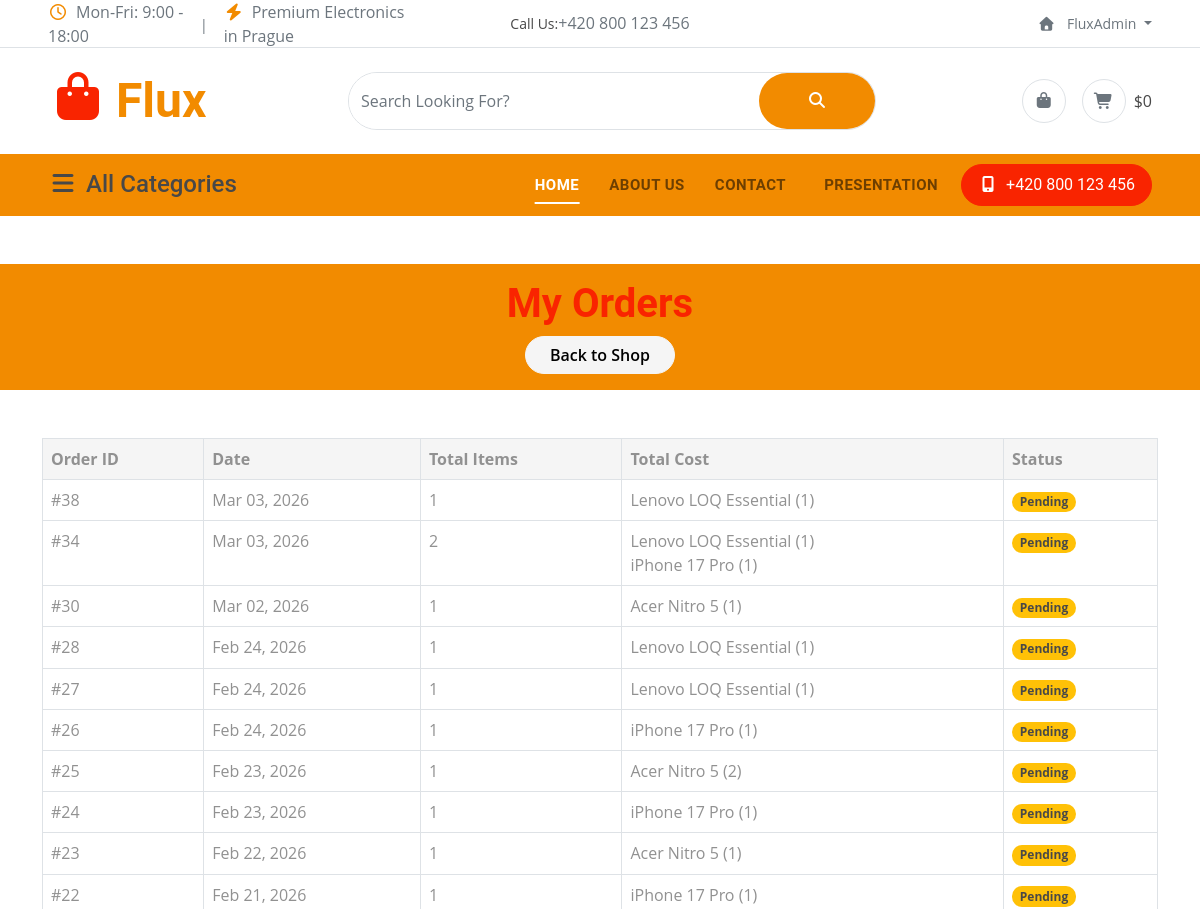
Page /my-orders/ (signed in, upper part) on the earlier database version.
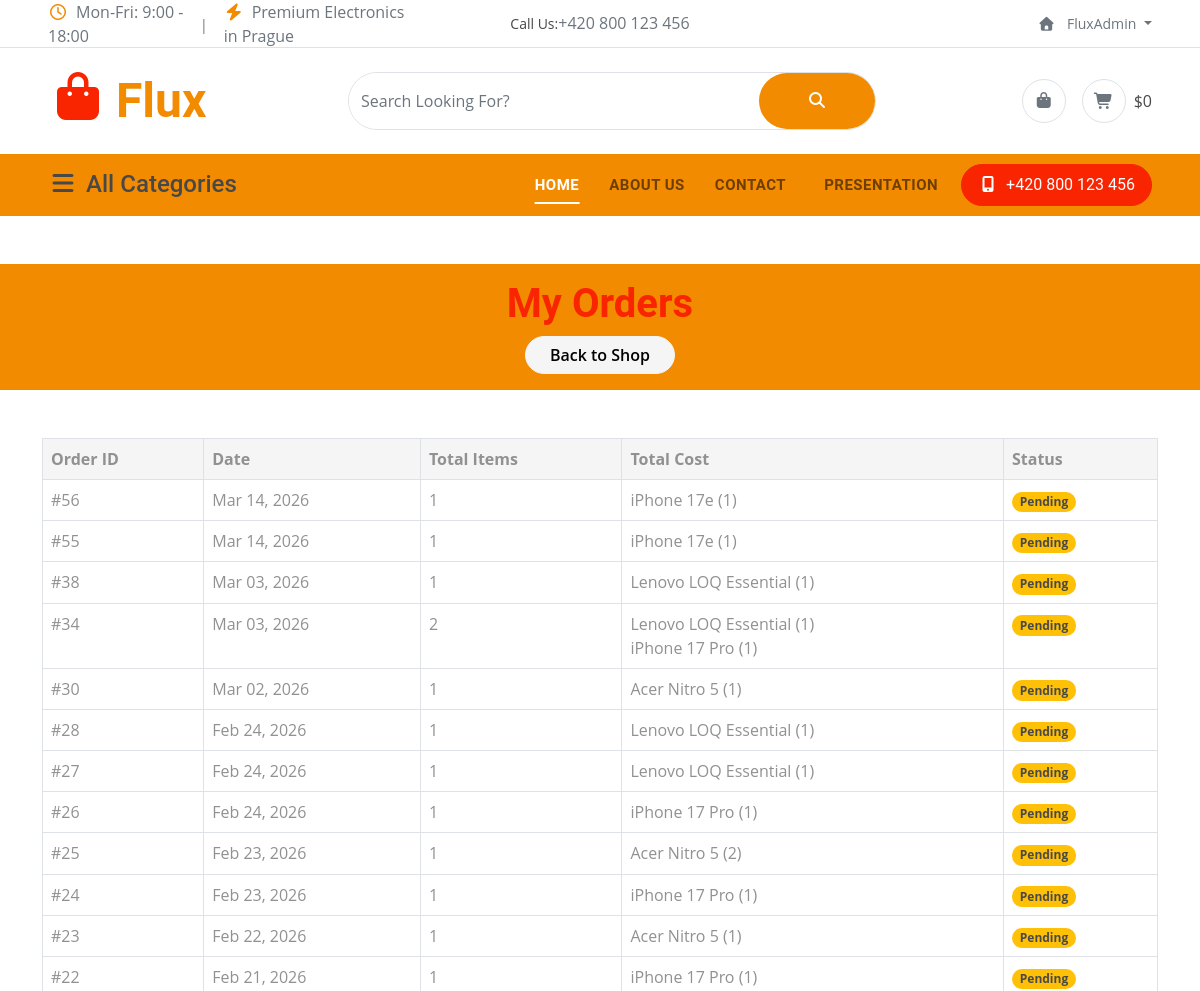
Same page on the later database version.
### flux/models.py (models this page shows, shortened)
class Order(models.Model):
    user = models.ForeignKey(User, on_delete=models.SET_NULL, null=True, blank=True)
    first_name = models.CharField(max_length=50)
    last_name = models.CharField(max_length=50)
    email = models.EmailField()
    mobile = models.CharField(max_length=20)
    address = models.CharField(max_length=250)
    city = models.CharField(max_length=100)
    country = models.CharField(max_length=100)
    zip_code = models.CharField(max_length=20)
    note = models.TextField(blank=True, null=True)
    created = models.DateTimeField(auto_now_add=True)
    paid = models.BooleanField(default=False)
    shipping_method = models.CharField(max_length=100, default="Standard")
    shipping_cost = models.DecimalField(max_digits=10, decimal_places=2, default="0.00")
    payment_method = models.CharField(max_length=100,default="Direct Bank Transfer")

class OrderItem(models.Model):
    order = models.ForeignKey(Order, related_name='items', on_delete=models.CASCADE)
    product = models.ForeignKey(Product, on_delete=models.CASCADE)
    price = models.DecimalField(max_digits=10, decimal_places=2)
    quantity = models.PositiveIntegerField(default=1)

class Product(models.Model):
    name = models.CharField(max_length=200)
    description = models.TextField(blank=True, null=True)
    full_description = models.TextField(blank=True, null=True)
    price = models.DecimalField(max_digits=10, decimal_places=2)
    category = models.ForeignKey(Category, on_delete=models.CASCADE)
    image = models.ImageField(upload_to='products/', blank=True, null=True)

### flux/views.py (the view)
# urls.py: path('my-orders/', views.user_orders, name='user_orders'),
@login_required
def user_orders(request):
    orders = (
        Order.objects.filter(user=request.user)
        .order_by("-created")
    )
    context = {"orders": orders}
    return render(request, "flux/user_orders.html", context)

### flux/cart.py (called while the page is built)
    def get_total_price(self):
        return sum(Decimal(item['price']) * item['quantity'] for item in self.cart.values())

### flux/context_processors.py (called while the page is built)
def categories(request):
    return{
        'categories': Category.objects.all()
    }

def cart(request):
    return {'cart': Cart(request)}

### flux/templates/flux/user_orders.html
{% extends "flux/base.html" %}
{% load static %}
{% block content %}
<div class="container-fluid bg-primary py-3 mb-5 mt-5">
        <div class="container text-center">
             <h3 class="text-secondary display-6">My Orders</h3>
             <a href="{% url 'home' %}" class="btn btn-light rounded-pill px-4">Back to Shop</a>
        </div>
    </div>
    <div class="container mb-5" style="min-height: 50vh;">
        <div class="table-responsive">
            <table class="table table-bordered">
                <thead class="bg-light">
                    <tr>
                        <th>Order ID</th>
                        <th>Date</th>
                        <th>Total Items</th>
                        <th>Total Cost</th> <th>Status</th>
                    </tr>
                </thead>
                <tbody>
                    {% for order in orders %}
                    <tr>
                        <td>#{{ order.id }}</td>
                        <td>{{ order.created|date:"M d, Y" }}</td>
                        <td>{{ order.items.count }}</td>
                        <td>
                            {% with total=0 %}
                                {% for item in order.items.all %}
                                     {{ item.product.name }} ({{ item.quantity }})<br>
                                {% endfor %}
                            {% endwith %}
                        </td>
                        <td>
                            {% if order.paid %}
                                <span class="badge bg-success">Paid</span>
                            {% else %}
                                <span class="badge bg-warning text-dark">Pending</span>
                            {% endif %}
                        </td>
                    </tr>
                    {% empty %}
                    <tr>
                        <td colspan="5" class="text-center py-5">You haven't placed any orders yet.</td>
                    </tr>
                    {% endfor %}
                </tbody>
            </table>
        </div>
    </div>
{% endblock content %}

Differences in the rows shown:
added Order: id "56", created "Mar 14, 2026", items.count "1", paid "Pending"
added OrderItem: product.name "iPhone 17e", quantity "1", shown under "56"
added Order: id "55", created "Mar 14, 2026", items.count "1", paid "Pending"
added OrderItem: product.name "iPhone 17e", quantity "1", shown under "55"
